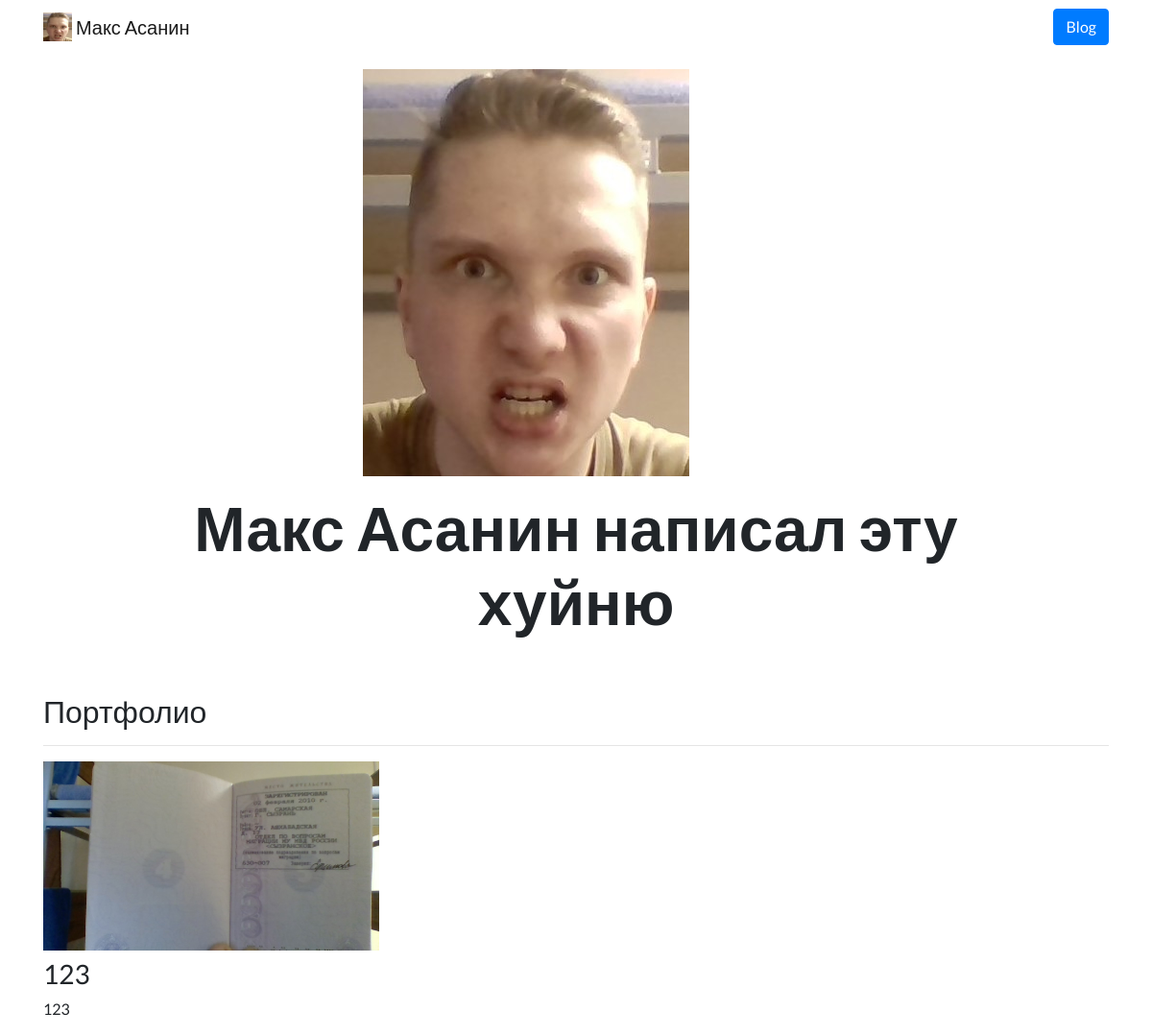
The page / on the database its author committed.
### portfolio/models.py (models this page shows, shortened)
class Project(models.Model):
    title = models.CharField(max_length=100)
    description = models.CharField(max_length=250)
    image = models.ImageField(upload_to = 'portfolio/image/')
    url = models.URLField(blank=True)
    class Meta:
        verbose_name = 'Проект'
        verbose_name_plural = 'Проекты'

### portfolio/views.py (the view)
# urls.py: path('',views.home_page, name = 'home'),
def home_page(request):
    projects = Project.objects.all()
    return render(request, 'portfolio/home.html',{'projects':projects})

### portfolio/templates/portfolio/home.html
{% extends "portfolio/base.html" %}
{% load static %}
{% block content %}
<div class="row justify-content-center my-3">
  <div class="col-5">
    <img src="{% static 'portfolio/img/icon.jpg' %}" class="img-fluid">
  </div>
</div>
<div class="row justify-content-center mb-3">
  <div class="col-md-9 text-center">
    <h1 id="hometext" class="font-weight-bold">Макс Асанин написал эту хуйню</h1>
  </div>
</div>
<h2 class="mt-5">Портфолио</h2>
<hr>
<div class="row">
  {% for project in projects %}
  <div class="col-lg-4 col-md-6">
    {% if project.url %}
    <a href="{{ project.url }}">
      <img src="{{ project.image.url }}" class="img-fluid mb-2">
    </a>
    {% else %}
    <img src="{{ project.image.url }}" class="img-fluid mb-2">
    {% endif %}
    <h3>{{ project.title }}</h3>
    <p>{{ project.description }}</p>
  </div>
  {% endfor %}
</div>
{% endblock %}

### portfolio/static/portfolio/css/custom.css (style rules this page uses)
body { font-family: 'Lato', sans-serif; }
@media (min-width: 992px) { #hometext { font-size: 4rem; } }

### rows shown on the page
Project: image (picture), title "123", description "123"
